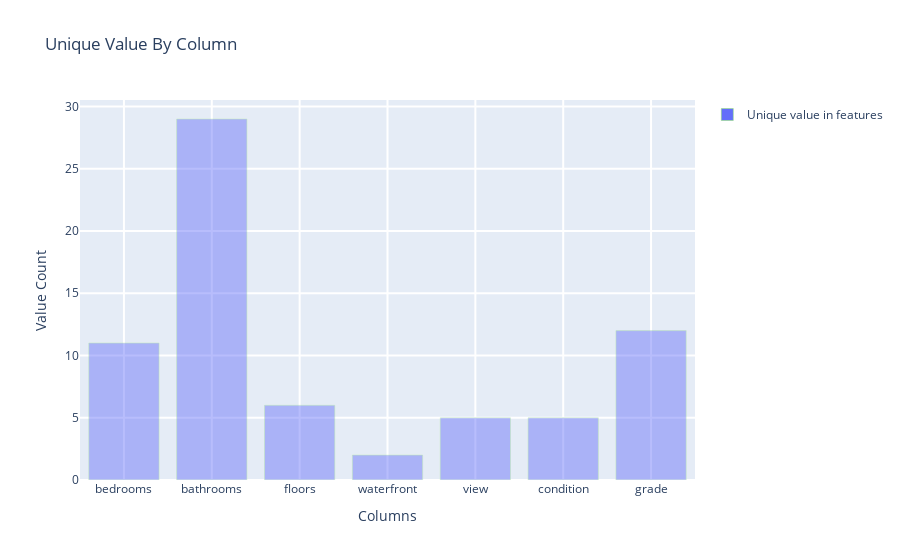

Write notebook code for a chart like this one.
### Markdown cell above
### 1.5 유니크한 갯수

### Code cell
### 유니크 갯수 계산
train_unique = []
columns = ['bedrooms','bathrooms','floors','waterfront','view','condition','grade']

for i in columns:
    train_unique.append(len(df_train[i].unique()))
unique_train = pd.DataFrame()
unique_train['Columns'] = columns
unique_train['Unique_value'] = train_unique

data = [
    go.Bar(
        x = unique_train['Columns'],
        y = unique_train['Unique_value'],
        name = 'Unique value in features',
        textfont=dict(size=20),
        marker=dict(
        line=dict(
            color= generate_color(),
            #width= 2,
        ), opacity = 0.45
    )
    ),
    ]
layout= go.Layout(
        title= "Unique Value By Column",
        xaxis= dict(title='Columns', ticklen=5, zeroline=False, gridwidth=2),
        yaxis= dict(title='Value Count', ticklen=5, gridwidth=2),
        showlegend=True
    )
fig = go.Figure(data=data, layout=layout)
py.iplot(fig, filename='skin')

### Figure 1 — Plotly figure (JSON) as saved in the notebook; plotly's stock layout.template omitted (floating-point values rounded to 4 significant figures)
{"data": [{"marker": {"line": {"color": "#91e965"}, "opacity": 0.45}, "name": "Unique value in features", "textfont": {"size": 20}, "type": "bar", "x": ["bedrooms", "bathrooms", "floors", "waterfront", "view", "condition", "grade"], "y": [11, 29, 6, 2, 5, 5, 12]}], "layout": {"showlegend": true, "title": {"text": "Unique Value By Column"}, "xaxis": {"gridwidth": 2, "ticklen": 5, "title": {"text": "Columns"}, "zeroline": false}, "yaxis": {"gridwidth": 2, "ticklen": 5, "title": {"text": "Value Count"}}}}
